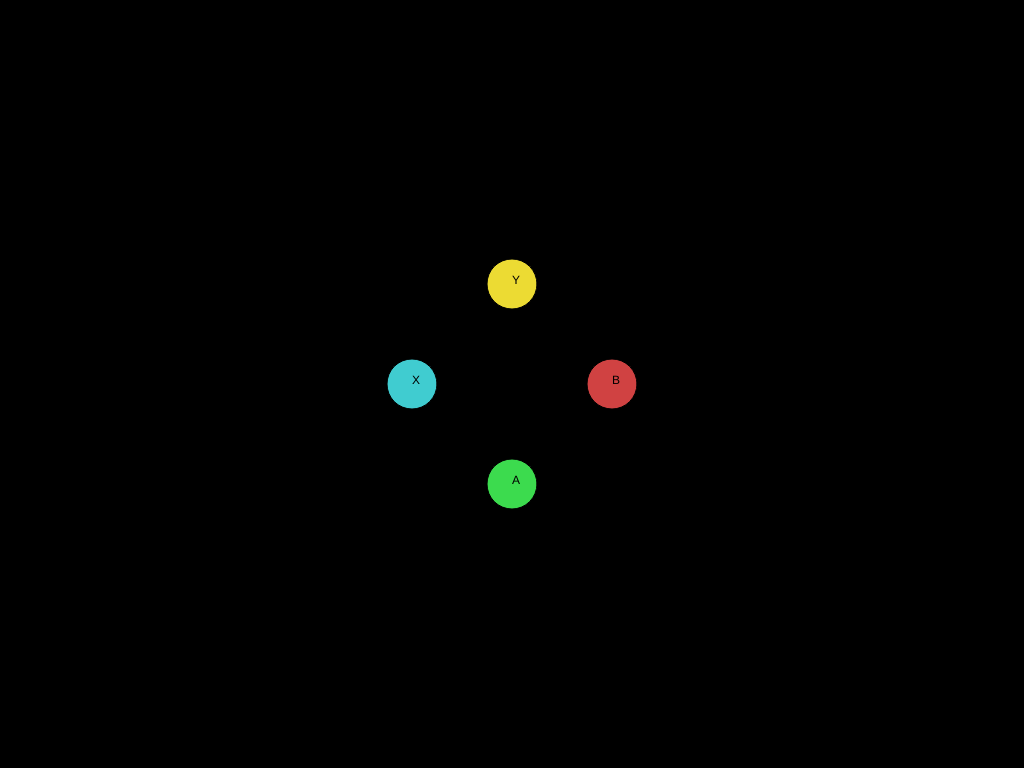
Frame 1 (no input)
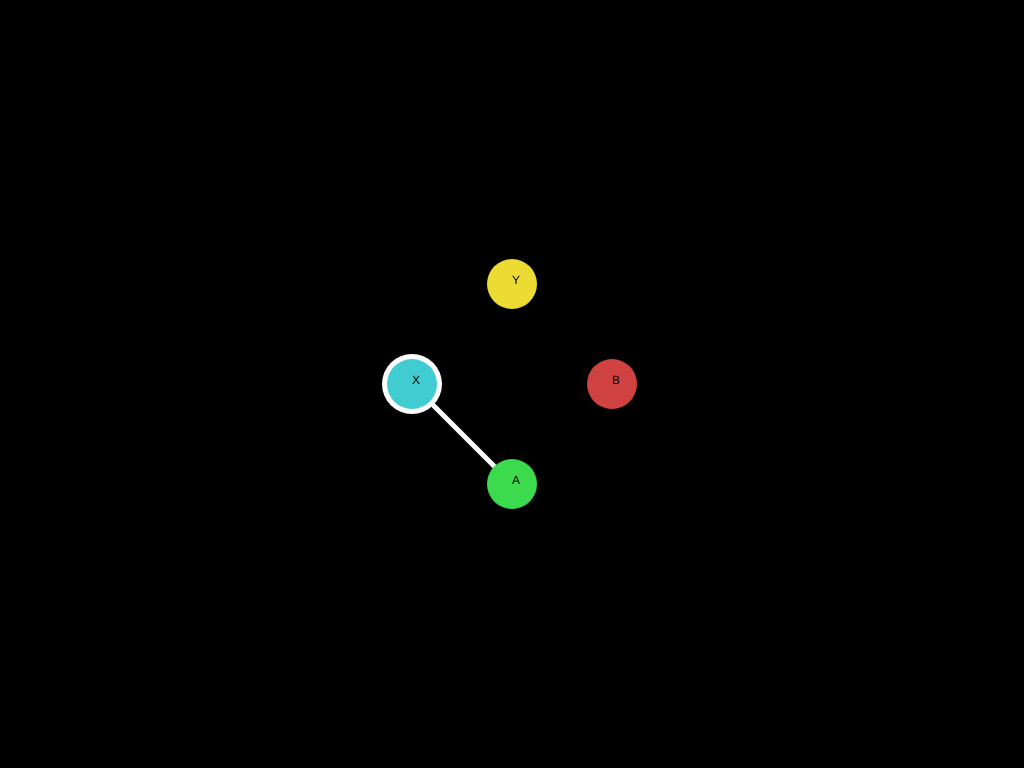
Frame 60 (no input)
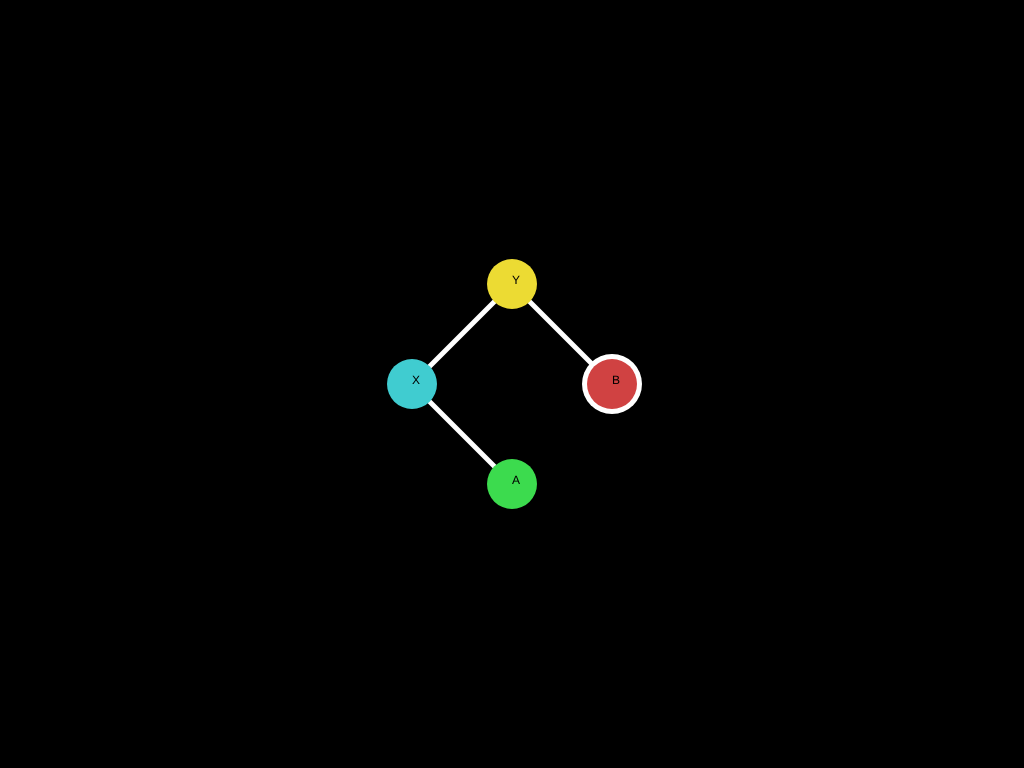
Frame 120 (the mouse pressed at the canvas centre since frame 60)

The p5.js sketch that drew these frames (run headless with seeded random() and noise() and a simulated clock; from frame 60 on, the mouse is pressed at the canvas centre):

// p5.js sketch
// ── sketch.js
/**
 * The graph is a dictionary of GraphNode objects.
 * The keys are the names of the buttons.
 * This becomes useful when we want to find a button by name when drawing.
 */
graph = {};
/**
 * The patterns are the output of the algorithm.
 * Each pattern is an string of button names.
 * The patterns array is an array of patterns.
 */
patterns = [];
/**
 * The lines are part of the drawing step, mostly for clarity.
 * Each line is a Line object.
 * The lines array is an array of lines.
 */
lines = [];
/**
 * Some integers to keep track of the animation state.
 */
patternToDisplay = 0;
lineToDisplay = -2;
highlightedButtonIndex = -1;

function setup() {
  createCanvas(1024, 768);

  initGraph();
  addConnections();
  // patterns = findZigZags();
  patterns = findCircles();
  lines = makeLines();
}

function draw() {
  background(0);
  tick();
  for (let i = 0; i < lines.length; i++) {
    if (i <= lineToDisplay) {
      lines[patternToDisplay][i].show();
    }
  }
  for (const key in graph) {
    const button = graph[key];
    button.showHighlight();
    button.show();
  }
}
/**
 * The tick function is called 30 frarmes.
 * It is used to animate the graph.
 * It increments the highlighted button, line and pattern.
 * If the patterns are done, it stops the loop.
 */
function tick() {
  if (frameCount > 0 && frameCount % 30 == 0) {
    // increment the highlighted button and line
    highlightedButtonIndex++;
    lineToDisplay++;
    // higlight the current button
    if (highlightedButtonIndex < patterns[patternToDisplay].length) {
      graph[
        patterns[patternToDisplay][highlightedButtonIndex]
      ].setHighlighted();
    } else {
      // reset the highlighted button and line
      highlightedButtonIndex = -1;
      lineToDisplay = -2;
      // increment the pattern
      patternToDisplay++;
      if (patternToDisplay >= patterns.length) {
        // we're done
        noLoop();
      }
    }
  }
}

// ── algos.js
/**
 * Finds and returns all the circles in the graph.
 */
function findCircles() {
  const circles = [];
  // go left
  for (const key in graph) {
    const button = graph[key];
    let circle = button.name;
    let next = button.l;
    while (next != button) {
      circle += next.name;
      next = next.l;
    }
    circles.push(circle);
  }
  // go right
  for (const key in graph) {
    const button = graph[key];
    let circle = button.name;
    let next = button.r;
    while (next != button) {
      circle += next.name;
      next = next.r;
    }
    circles.push(circle);
  }
  console.log(circles);
  return circles;
}

/**
 * Finds and returns all the zig-zags in the graph.
 */
function findZigZags() {
  const zigzags = [];
  // go left
  for (const key in graph) {
    const button = graph[key];
    let zigzag = button.name;
    let next = button.l;
    zigzag += next.name;
    next = next.f;
    zigzag += next.name;
    next = next.r;
    zigzag += next.name;
    zigzags.push(zigzag);
  }
  // go right
  for (const key in graph) {
    const button = graph[key];
    let zigzag = button.name;
    let next = button.r;
    zigzag += next.name;
    next = next.f;
    zigzag += next.name;
    next = next.l;
    zigzag += next.name;
    zigzags.push(zigzag);
  }
  console.log(zigzags);
  return zigzags;
}

// ── data.js
/**
 * GraphNode class these are the buttons in the graph.
 * They have a name, color, x and y position, and left, right, and forward children.
 * They also have a highlighted property which is used for drawing the output.
 * The remainingHighlightTime is used to show the higlight only for a secific time.
 */
class GraphNode {
  constructor(name, color, x, y, f, l, r) {
    this.name = name;
    this.color = color;
    this.x = x;
    this.y = y;
    this.f = f;
    this.l = l;
    this.r = r;
    this.highlighted = false;
    this.remainingHighlightTime = 0;
  }
  show() {
    fill(this.color);
    ellipse(this.x, this.y, 50, 50);
    fill(0);
    text(this.name, this.x, this.y);
  }
  setHighlighted() {
    this.highlighted = true;
    this.remainingHighlightTime = 30;
  }
  showHighlight() {
    if (!this.highlighted) return;
    fill(255);
    ellipse(this.x, this.y, 60, 60);
    fill(0);
    this.remainingHighlightTime--;
    if (this.remainingHighlightTime <= 0) this.highlighted = false;
  }
}

/**
 * Line class, these are used for drawing the output
 */
class Line {
  constructor(x1, y1, x2, y2) {
    this.x1 = x1;
    this.y1 = y1;
    this.x2 = x2;
    this.y2 = y2;
  }
  show() {
    stroke(255);
    strokeWeight(5);
    line(this.x1, this.y1, this.x2, this.y2);
    stroke(0);
    strokeWeight(0);
  }
}

// ── graph.js
/**
 * Create a GraphNode object for each button in the graph.
 * all children are null for now.
 */
function initGraph() {
  graph["A"] = new GraphNode(
    "A",
    color(60, 219, 78),
    width / 2,
    height / 2 + 100,
    null,
    null,
    null
  );
  graph["B"] = new GraphNode(
    "B",
    color(208, 66, 66),
    width / 2 + 100,
    height / 2,
    null,
    null,
    null
  );

  graph["X"] = new GraphNode(
    "X",
    color(64, 204, 208),
    width / 2 - 100,
    height / 2,
    null,
    null,
    null
  );

  graph["Y"] = new GraphNode(
    "Y",
    color(236, 219, 51),
    width / 2,
    height / 2 - 100,
    null,
    null,
    null
  );
}

/**
 * Add connections to the graph.
 * This is done by setting the left, right, and forward children of each node.
 */
function addConnections() {
  graph["A"].f = graph["Y"];
  graph["A"].l = graph["X"];
  graph["A"].r = graph["B"];

  graph["B"].f = graph["X"];
  graph["B"].l = graph["A"];
  graph["B"].r = graph["Y"];

  graph["X"].f = graph["B"];
  graph["X"].l = graph["Y"];
  graph["X"].r = graph["A"];

  graph["Y"].f = graph["A"];
  graph["Y"].l = graph["B"];
  graph["Y"].r = graph["X"];
}

/**
 *Create a Line object for each pattern in patterns array.
 */
function makeLines() {
  lines = [];
  for (let i = 0; i < patterns.length; i++) {
    lines.push([]);
    for (let j = 0; j < patterns[i].length - 1; j++) {
      const node1 = graph[patterns[i][j]];
      const node2 = graph[patterns[i][j + 1]];
      lines[i].push(new Line(node1.x, node1.y, node2.x, node2.y));
    }
  }
  return lines;
}
